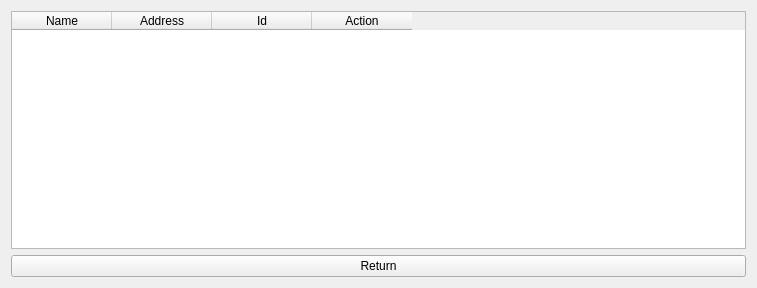
<?xml version="1.0" encoding="UTF-8"?>
<ui version="4.0">
 <class>Form</class>
 <widget class="QWidget" name="Form">
  <property name="geometry">
   <rect>
    <x>0</x>
    <y>0</y>
    <width>757</width>
    <height>288</height>
   </rect>
  </property>
  <property name="windowTitle">
   <string>Form</string>
  </property>
  <layout class="QVBoxLayout" name="verticalLayout">
   <item>
    <widget class="QTableWidget" name="workplace_list">
     <column>
      <property name="text">
       <string>Name</string>
      </property>
     </column>
     <column>
      <property name="text">
       <string>Address</string>
      </property>
     </column>
     <column>
      <property name="text">
       <string>Id</string>
      </property>
     </column>
     <column>
      <property name="text">
       <string>Action</string>
      </property>
     </column>
    </widget>
   </item>
   <item>
    <widget class="QPushButton" name="return_to_main">
     <property name="text">
      <string>Return</string>
     </property>
    </widget>
   </item>
  </layout>
 </widget>
 <resources/>
 <connections/>
</ui>
